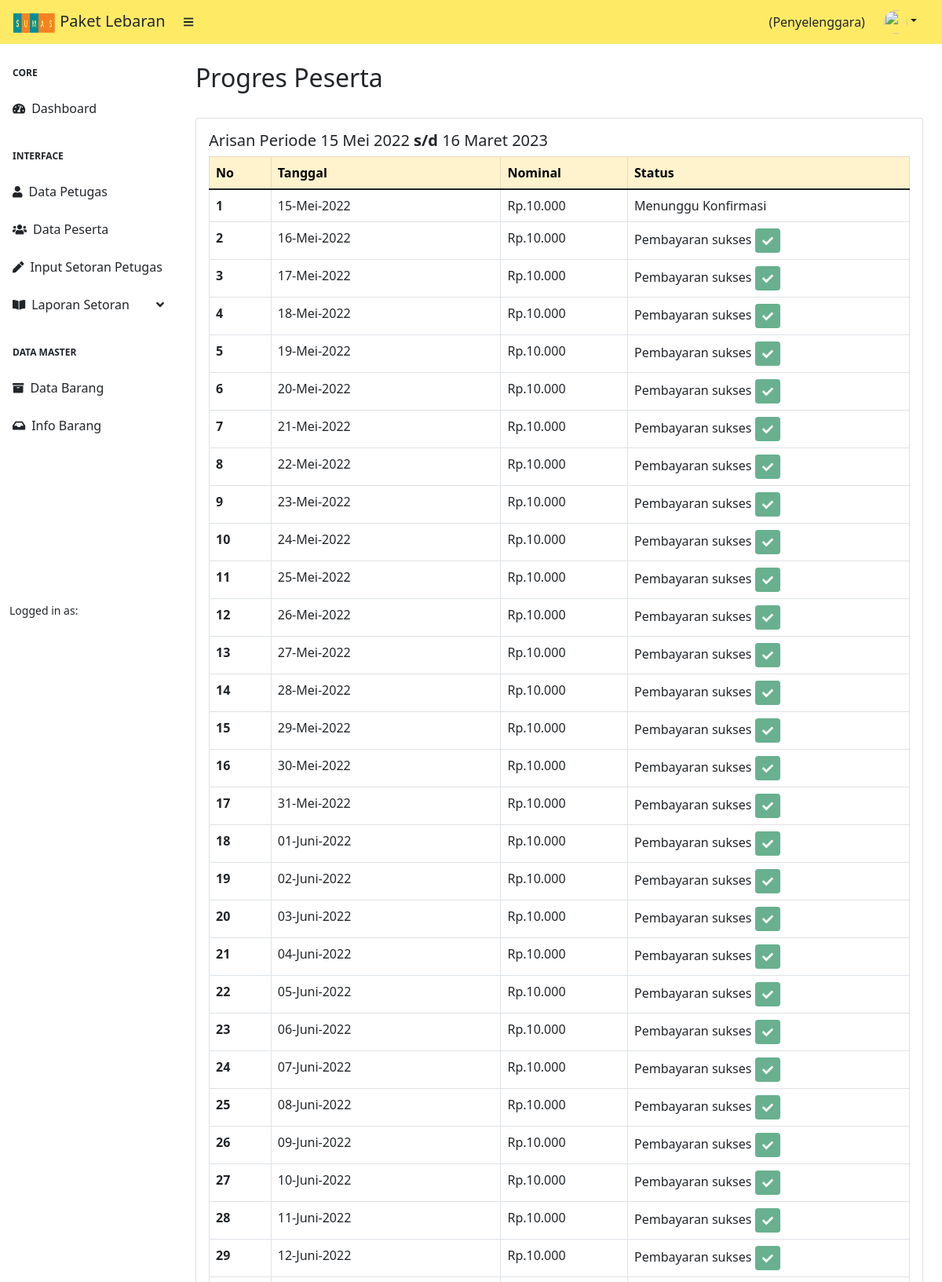
Screenshot of /penyelenggara/progres_peserta/106 (upper part) with the database file from the repository.
### tables this page shows
CREATE TABLE `penyelenggara` (
  `id` int(11) NOT NULL,
  `nama_lengkap` varchar(225) NOT NULL,
  `alamat` varchar(225) NOT NULL,
  `no_hp` varchar(20) NOT NULL,
  `username` varchar(255) NOT NULL,
  `image` varchar(225) NOT NULL,
  `password` varchar(255) NOT NULL,
  `tanggal_mulai` date DEFAULT current_timestamp(),
  `tanggal_selesai` date DEFAULT NULL
);

CREATE TABLE `pembayaran` (
  `id` int(11) NOT NULL,
  `id_user` int(11) NOT NULL,
  `nama_lengkap` varchar(225) NOT NULL,
  `tanggal` date NOT NULL,
  `nominal` decimal(15,2) NOT NULL,
  `bukti` varchar(225) NOT NULL,
  `status` varchar(50) NOT NULL
);

### application/controllers/Penyelenggara.php (called while the page is built, shortened)
<?php
class Penyelenggara extends CI_Controller
{
    public function __construct()
    {
        $this->load->model('M_DataMaster');
        $this->load->model('M_Penyelenggara');
        $this->load->library('form_validation');
    }
    public function progres_peserta($id_peserta = null)
    {
        $data['title'] = 'Progres Peserta';
        $data['user'] = $this->db->get_where('penyelenggara', ['username' => $this->session->userdata('username')])->row_array();
        $data['rows'] = $this->M_Penyelenggara->getDataProgres($id_peserta)->result();
        $id_user = $id_peserta;
        $data['harga_barang'] = $this->db->query("SELECT SUM(harga_beli) AS total, SUM(harga) AS harga_barang, tabungan FROM target_barang JOIN barang ON barang.id = target_barang.id_barang JOIN user ON target_barang.id_user = user.id WHERE id_user = $id_user")->row();
        $this->db->join('petugas', 'petugas.id_penyelenggara = penyelenggara.id');
        $this->db->join('user', 'user.id_petugas = petugas.id');
        $this->db->where('user.id', $id_user);
        $data['penyelenggara'] = $this->db->get('penyelenggara')->row();
        $this->load->view('templates/header', $data);
        $this->load->view('templates/sidebar_penyelenggara', $data);
        $this->load->view('peserta/progres', $data);
        $this->load->view('templates/footer');
    }
}

### index.php (called while the page is built, shortened)
<?php
require_once BASEPATH.'core/CodeIgniter.php';

### application/helpers/bumdes_helper.php (called while the page is built, shortened)
<?php
function cari_tanggal($tanggal)
{
    $bulan = '';
    switch (date('n',strtotime($tanggal))) {
        case 3: $bulan = 'Maret'; break;
        case 5: $bulan = 'Mei'; break;
    }
    return date('j',strtotime($tanggal))." $bulan ".date('Y',strtotime($tanggal));
}

### application/models/M_Penyelenggara.php (called while the page is built, shortened)
<?php
class M_Penyelenggara extends CI_Model
{
    public function getDataProgres($id_peserta = null)
    {
        $this->db->select('*, pembayaran.status as status_pembayaran');
        $this->db->from('pembayaran');
        $this->db->join('user', 'user.nama_lengkap = pembayaran.nama_lengkap', 'left');
        $this->db->where('user.id', $id_peserta);
        return $this->db->get();
    }
}

### application/views/peserta/progres.php (the view, shortened to what this page needs)
<?php
function tgl_indo($tgl)
{
    $tanggal = substr($tgl, 8, 2);
    $bulan = getBulan(substr($tgl, 5, 2));
    $tahun = substr($tgl, 0, 4);
    return $tanggal . '-' . $bulan . '-' . $tahun;
}
function getBulan($bln)
{
    switch ($bln) {
        case 1:
            return "Januari";
            break;
        case 2:
            return "Februari";
            break;
        case 3:
            return "Maret";
            break;
        case 5:
            return "Mei";
            break;
        case 6:
            return "Juni";
            break;
        case 7:
            return "Juli";
            break;
        case 8:
            return "Agustus";
            break;
        case 9:
            return "September";
            break;
        case 10:
            return "Oktober";
            break;
        case 11:
            return "November";
            break;
        case 12:
            return "Desember";
            break;
    }
}
?>
<div id="layoutSidenav_content">
    <main>
        <div class="container-fluid px-4">
            <h2 class="mt-4"><?= $title;  ?></h2>
            <div class="row">
                <div class="col-md-12">
                    <div class="card mb-4">
                        <div class="card-body">
                            <h5>Arisan Periode <?= cari_tanggal($penyelenggara->tanggal_mulai) . '<b> s/d </b>' . cari_tanggal($penyelenggara->tanggal_selesai) ?></h5>
                            <table class="table table-bordered" id="dataTable">
                                <thead>
                                    <tr class="table-warning">
                                        <th>No</th>
                                        <th>Tanggal</th>
                                        <th>Nominal</th>
                                        <th>Status</th>
                                    </tr>
                                </thead>
                                <tbody>
                                    <?php
                                    $count = 0;
                                    foreach ($rows as $row) : $count = $count + 1; ?>
                                        <tr>
                                            <th scope="row"><?= $count ?></th>
                                            <?php $tgl = tgl_indo($row->tanggal) ?>
                                            <td><?= $tgl ?></td>
                                            <td>Rp.<?= number_format($row->nominal, 0, ',', '.'); ?></td>
                                            <td>
                                                <?php if ($row->status_pembayaran == 'sukses') : ?>
                                                    Pembayaran sukses <button class="btn btn-sm btn-success" disabled><i class="fas fa-check"></i></button>
                                                <?php else : ?>
                                                    Menunggu Konfirmasi
                                                <?php endif; ?>
                                            </td>
                                        </tr>
                                        <?php
                                    endforeach;
                                        ?>
                                </tbody>
                            </table>
                        </div>
                    </div>
                </div>
            </div>
        </div>
    </main>

### rows the page displays
penyelenggara: tanggal_mulai "15 Mei 2022", tanggal_selesai "16 Maret 2023"
pembayaran: tanggal "15-Mei-2022", nominal "10.000", status "Menunggu Konfirmasi"
pembayaran: tanggal "16-Mei-2022", nominal "10.000", status "Pembayaran sukses"
pembayaran: tanggal "17-Mei-2022", nominal "10.000", status "Pembayaran sukses"
pembayaran: tanggal "18-Mei-2022", nominal "10.000", status "Pembayaran sukses"
pembayaran: tanggal "19-Mei-2022", nominal "10.000", status "Pembayaran sukses"
pembayaran: tanggal "20-Mei-2022", nominal "10.000", status "Pembayaran sukses"
pembayaran: tanggal "21-Mei-2022", nominal "10.000", status "Pembayaran sukses"
pembayaran: tanggal "22-Mei-2022", nominal "10.000", status "Pembayaran sukses"
pembayaran: tanggal "23-Mei-2022", nominal "10.000", status "Pembayaran sukses"
pembayaran: tanggal "24-Mei-2022", nominal "10.000", status "Pembayaran sukses"
pembayaran: tanggal "25-Mei-2022", nominal "10.000", status "Pembayaran sukses"
pembayaran: tanggal "26-Mei-2022", nominal "10.000", status "Pembayaran sukses"
pembayaran: tanggal "27-Mei-2022", nominal "10.000", status "Pembayaran sukses"
pembayaran: tanggal "28-Mei-2022", nominal "10.000", status "Pembayaran sukses"
pembayaran: tanggal "29-Mei-2022", nominal "10.000", status "Pembayaran sukses"
pembayaran: tanggal "30-Mei-2022", nominal "10.000", status "Pembayaran sukses"
pembayaran: tanggal "31-Mei-2022", nominal "10.000", status "Pembayaran sukses"
pembayaran: tanggal "01-Juni-2022", nominal "10.000", status "Pembayaran sukses"
pembayaran: tanggal "02-Juni-2022", nominal "10.000", status "Pembayaran sukses"
pembayaran: tanggal "03-Juni-2022", nominal "10.000", status "Pembayaran sukses"
pembayaran: tanggal "04-Juni-2022", nominal "10.000", status "Pembayaran sukses"
pembayaran: tanggal "05-Juni-2022", nominal "10.000", status "Pembayaran sukses"
pembayaran: tanggal "06-Juni-2022", nominal "10.000", status "Pembayaran sukses"
pembayaran: tanggal "07-Juni-2022", nominal "10.000", status "Pembayaran sukses"
pembayaran: tanggal "08-Juni-2022", nominal "10.000", status "Pembayaran sukses"
pembayaran: tanggal "09-Juni-2022", nominal "10.000", status "Pembayaran sukses"
pembayaran: tanggal "10-Juni-2022", nominal "10.000", status "Pembayaran sukses"
pembayaran: tanggal "11-Juni-2022", nominal "10.000", status "Pembayaran sukses"
pembayaran: tanggal "12-Juni-2022", nominal "10.000", status "Pembayaran sukses"

### other values shown
$title "Progres Peserta"
